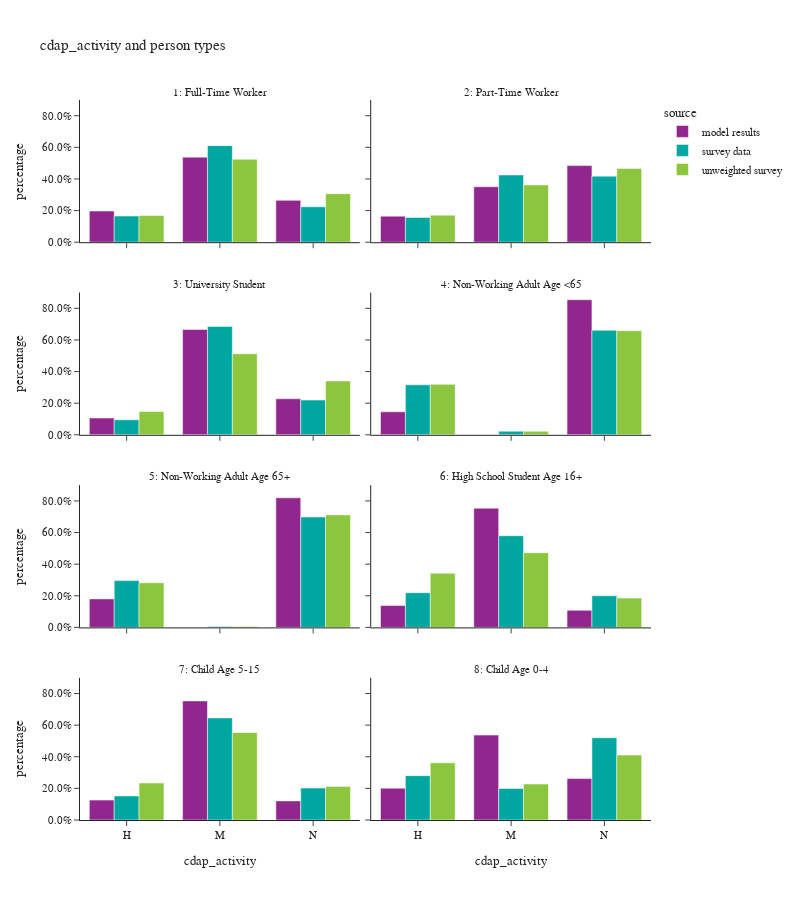

The notebook cell this image was saved under:
### Markdown cell above
# CDAP activity by person type

### Code cell
df_plot = per_data.groupby(['source','ptype_des','cdap_activity'])['person_weight'].sum().reset_index()
df_plot['percentage'] = df_plot.groupby(['source','ptype_des'], group_keys=False)['person_weight'].\
    apply(lambda x: x / float(x.sum()))

fig = px.bar(df_plot, x="cdap_activity", y="percentage", color="source",barmode="group",
                facet_col="ptype_des", facet_col_wrap=2,
                title="cdap_activity and person types")
fig.for_each_annotation(lambda a: a.update(text = a.text.split("=")[-1]))
fig.for_each_yaxis(lambda a: a.update(tickformat = ".1%"))
fig.update_layout(height=900, width=800)
fig.show()

### Figure 1 — Plotly figure (JSON) as saved in the notebook; plotly's stock layout.template omitted (floating-point values rounded to 4 significant figures)
{"data": [{"alignmentgroup": "True", "hovertemplate": "source=model results<br>ptype_des=1: Full-Time Worker<br>cdap_activity=%{x}<br>percentage=%{y}<extra></extra>", "legendgroup": "model results", "marker": {"color": "#91268F", "pattern": {"shape": ""}}, "name": "model results", "offsetgroup": "model results", "orientation": "v", "showlegend": true, "textposition": "auto", "type": "bar", "x": ["H", "M", "N"], "xaxis": "x7", "y": [0.1971, 0.5381, 0.2649], "yaxis": "y7"}, {"alignmentgroup": "True", "hovertemplate": "source=model results<br>ptype_des=2: Part-Time Worker<br>cdap_activity=%{x}<br>percentage=%{y}<extra></extra>", "legendgroup": "model results", "marker": {"color": "#91268F", "pattern": {"shape": ""}}, "name": "model results", "offsetgroup": "model results", "orientation": "v", "showlegend": false, "textposition": "auto", "type": "bar", "x": ["H", "M", "N"], "xaxis": "x8", "y": [0.1646, 0.3509, 0.4845], "yaxis": "y8"}, {"alignmentgroup": "True", "hovertemplate": "source=model results<br>ptype_des=3: University Student<br>cdap_activity=%{x}<br>percentage=%{y}<extra></extra>", "legendgroup": "model results", "marker": {"color": "#91268F", "pattern": {"shape": ""}}, "name": "model results", "offsetgroup": "model results", "orientation": "v", "showlegend": false, "textposition": "auto", "type": "bar", "x": ["H", "M", "N"], "xaxis": "x5", "y": [0.1062, 0.666, 0.2278], "yaxis": "y5"}, {"alignmentgroup": "True", "hovertemplate": "source=model results<br>ptype_des=4: Non-Working Adult Age <65<br>cdap_activity=%{x}<br>percentage=%{y}<extra></extra>", "legendgroup": "model results", "marker": {"color": "#91268F", "pattern": {"shape": ""}}, "name": "model results", "offsetgroup": "model results", "orientation": "v", "showlegend": false, "textposition": "auto", "type": "bar", "x": ["H", "N"], "xaxis": "x6", "y": [0.1455, 0.8545], "yaxis": "y6"}, {"alignmentgroup": "True", "hovertemplate": "source=model results<br>ptype_des=5: Non-Working Adult Age 65+<br>cdap_activity=%{x}<br>percentage=%{y}<extra></extra>", "legendgroup": "model results", "marker": {"color": "#91268F", "pattern": {"shape": ""}}, "name": "model results", "offsetgroup": "model results", "orientation": "v", "showlegend": false, "textposition": "auto", "type": "bar", "x": ["H", "N"], "xaxis": "x3", "y": [0.1804, 0.8196], "yaxis": "y3"}, {"alignmentgroup": "True", "hovertemplate": "source=model results<br>ptype_des=6: High School Student Age 16+<br>cdap_activity=%{x}<br>percentage=%{y}<extra></extra>", "legendgroup": "model results", "marker": {"color": "#91268F", "pattern": {"shape": ""}}, "name": "model results", "offsetgroup": "model results", "orientation": "v", "showlegend": false, "textposition": "auto", "type": "bar", "x": ["H", "M", "N"], "xaxis": "x4", "y": [0.1381, 0.7538, 0.108], "yaxis": "y4"}, {"alignmentgroup": "True", "hovertemplate": "source=model results<br>ptype_des=7: Child Age 5-15<br>cdap_activity=%{x}<br>percentage=%{y}<extra></extra>", "legendgroup": "model results", "marker": {"color": "#91268F", "pattern": {"shape": ""}}, "name": "model results", "offsetgroup": "model results", "orientation": "v", "showlegend": false, "textposition": "auto", "type": "bar", "x": ["H", "M", "N"], "xaxis": "x", "y": [0.1259, 0.7533, 0.1208], "yaxis": "y"}, {"alignmentgroup": "True", "hovertemplate": "source=model results<br>ptype_des=8: Child Age 0-4<br>cdap_activity=%{x}<br>percentage=%{y}<extra></extra>", "legendgroup": "model results", "marker": {"color": "#91268F", "pattern": {"shape": ""}}, "name": "model results", "offsetgroup": "model results", "orientation": "v", "showlegend": false, "textposition": "auto", "type": "bar", "x": ["H", "M", "N"], "xaxis": "x2", "y": [0.2011, 0.5369, 0.262], "yaxis": "y2"}, {"alignmentgroup": "True", "hovertemplate": "source=survey data<br>ptype_des=1: Full-Time Worker<br>cdap_activity=%{x}<br>percentage=%{y}<extra></extra>", "legendgroup": "survey data", "marker": {"color": "#00A7A0", "pattern": {"shape": ""}}, "name": "survey data", "offsetgroup": "survey data", "orientation": "v", "showlegend": true, "textposition": "auto", "type": "bar", "x": ["H", "M", "N"], "xaxis": "x7", "y": [0.1655, 0.6107, 0.2238], "yaxis": "y7"}, {"alignmentgroup": "True", "hovertemplate": "source=survey data<br>ptype_des=2: Part-Time Worker<br>cdap_activity=%{x}<br>percentage=%{y}<extra></extra>", "legendgroup": "survey data", "marker": {"color": "#00A7A0", "pattern": {"shape": ""}}, "name": "survey data", "offsetgroup": "survey data", "orientation": "v", "showlegend": false, "textposition": "auto", "type": "bar", "x": ["H", "M", "N"], "xaxis": "x8", "y": [0.1568, 0.4253, 0.4179], "yaxis": "y8"}, {"alignmentgroup": "True", "hovertemplate": "source=survey data<br>ptype_des=3: University Student<br>cdap_activity=%{x}<br>percentage=%{y}<extra></extra>", "legendgroup": "survey data", "marker": {"color": "#00A7A0", "pattern": {"shape": ""}}, "name": "survey data", "offsetgroup": "survey data", "orientation": "v", "showlegend": false, "textposition": "auto", "type": "bar", "x": ["H", "M", "N"], "xaxis": "x5", "y": [0.09449, 0.6857, 0.2198], "yaxis": "y5"}, {"alignmentgroup": "True", "hovertemplate": "source=survey data<br>ptype_des=4: Non-Working Adult Age <65<br>cdap_activity=%{x}<br>percentage=%{y}<extra></extra>", "legendgroup": "survey data", "marker": {"color": "#00A7A0", "pattern": {"shape": ""}}, "name": "survey data", "offsetgroup": "survey data", "orientation": "v", "showlegend": false, "textposition": "auto", "type": "bar", "x": ["H", "M", "N"], "xaxis": "x6", "y": [0.316, 0.02257, 0.6614], "yaxis": "y6"}, {"alignmentgroup": "True", "hovertemplate": "source=survey data<br>ptype_des=5: Non-Working Adult Age 65+<br>cdap_activity=%{x}<br>percentage=%{y}<extra></extra>", "legendgroup": "survey data", "marker": {"color": "#00A7A0", "pattern": {"shape": ""}}, "name": "survey data", "offsetgroup": "survey data", "orientation": "v", "showlegend": false, "textposition": "auto", "type": "bar", "x": ["H", "M", "N"], "xaxis": "x3", "y": [0.296, 0.0058, 0.6982], "yaxis": "y3"}, {"alignmentgroup": "True", "hovertemplate": "source=survey data<br>ptype_des=6: High School Student Age 16+<br>cdap_activity=%{x}<br>percentage=%{y}<extra></extra>", "legendgroup": "survey data", "marker": {"color": "#00A7A0", "pattern": {"shape": ""}}, "name": "survey data", "offsetgroup": "survey data", "orientation": "v", "showlegend": false, "textposition": "auto", "type": "bar", "x": ["H", "M", "N"], "xaxis": "x4", "y": [0.2198, 0.5799, 0.2003], "yaxis": "y4"}, {"alignmentgroup": "True", "hovertemplate": "source=survey data<br>ptype_des=7: Child Age 5-15<br>cdap_activity=%{x}<br>percentage=%{y}<extra></extra>", "legendgroup": "survey data", "marker": {"color": "#00A7A0", "pattern": {"shape": ""}}, "name": "survey data", "offsetgroup": "survey data", "orientation": "v", "showlegend": false, "textposition": "auto", "type": "bar", "x": ["H", "M", "N"], "xaxis": "x", "y": [0.1523, 0.6457, 0.202], "yaxis": "y"}, {"alignmentgroup": "True", "hovertemplate": "source=survey data<br>ptype_des=8: Child Age 0-4<br>cdap_activity=%{x}<br>percentage=%{y}<extra></extra>", "legendgroup": "survey data", "marker": {"color": "#00A7A0", "pattern": {"shape": ""}}, "name": "survey data", "offsetgroup": "survey data", "orientation": "v", "showlegend": false, "textposition": "auto", "type": "bar", "x": ["H", "M", "N"], "xaxis": "x2", "y": [0.2806, 0.1995, 0.52], "yaxis": "y2"}, {"alignmentgroup": "True", "hovertemplate": "source=unweighted survey<br>ptype_des=1: Full-Time Worker<br>cdap_activity=%{x}<br>percentage=%{y}<extra></extra>", "legendgroup": "unweighted survey", "marker": {"color": "#8CC63E", "pattern": {"shape": ""}}, "name": "unweighted survey", "offsetgroup": "unweighted survey", "orientation": "v", "showlegend": true, "textposition": "auto", "type": "bar", "x": ["H", "M", "N"], "xaxis": "x7", "y": [0.1688, 0.5245, 0.3068], "yaxis": "y7"}, {"alignmentgroup": "True", "hovertemplate": "source=unweighted survey<br>ptype_des=2: Part-Time Worker<br>cdap_activity=%{x}<br>percentage=%{y}<extra></extra>", "legendgroup": "unweighted survey", "marker": {"color": "#8CC63E", "pattern": {"shape": ""}}, "name": "unweighted survey", "offsetgroup": "unweighted survey", "orientation": "v", "showlegend": false, "textposition": "auto", "type": "bar", "x": ["H", "M", "N"], "xaxis": "x8", "y": [0.171, 0.3623, 0.4666], "yaxis": "y8"}, {"alignmentgroup": "True", "hovertemplate": "source=unweighted survey<br>ptype_des=3: University Student<br>cdap_activity=%{x}<br>percentage=%{y}<extra></extra>", "legendgroup": "unweighted survey", "marker": {"color": "#8CC63E", "pattern": {"shape": ""}}, "name": "unweighted survey", "offsetgroup": "unweighted survey", "orientation": "v", "showlegend": false, "textposition": "auto", "type": "bar", "x": ["H", "M", "N"], "xaxis": "x5", "y": [0.1471, 0.5123, 0.3407], "yaxis": "y5"}, {"alignmentgroup": "True", "hovertemplate": "source=unweighted survey<br>ptype_des=4: Non-Working Adult Age <65<br>cdap_activity=%{x}<br>percentage=%{y}<extra></extra>", "legendgroup": "unweighted survey", "marker": {"color": "#8CC63E", "pattern": {"shape": ""}}, "name": "unweighted survey", "offsetgroup": "unweighted survey", "orientation": "v", "showlegend": false, "textposition": "auto", "type": "bar", "x": ["H", "M", "N"], "xaxis": "x6", "y": [0.3193, 0.02207, 0.6586], "yaxis": "y6"}, {"alignmentgroup": "True", "hovertemplate": "source=unweighted survey<br>ptype_des=5: Non-Working Adult Age 65+<br>cdap_activity=%{x}<br>percentage=%{y}<extra></extra>", "legendgroup": "unweighted survey", "marker": {"color": "#8CC63E", "pattern": {"shape": ""}}, "name": "unweighted survey", "offsetgroup": "unweighted survey", "orientation": "v", "showlegend": false, "textposition": "auto", "type": "bar", "x": ["H", "M", "N"], "xaxis": "x3", "y": [0.2819, 0.006293, 0.7118], "yaxis": "y3"}, {"alignmentgroup": "True", "hovertemplate": "source=unweighted survey<br>ptype_des=6: High School Student Age 16+<br>cdap_activity=%{x}<br>percentage=%{y}<extra></extra>", "legendgroup": "unweighted survey", "marker": {"color": "#8CC63E", "pattern": {"shape": ""}}, "name": "unweighted survey", "offsetgroup": "unweighted survey", "orientation": "v", "showlegend": false, "textposition": "auto", "type": "bar", "x": ["H", "M", "N"], "xaxis": "x4", "y": [0.3426, 0.4722, 0.1852], "yaxis": "y4"}, {"alignmentgroup": "True", "hovertemplate": "source=unweighted survey<br>ptype_des=7: Child Age 5-15<br>cdap_activity=%{x}<br>percentage=%{y}<extra></extra>", "legendgroup": "unweighted survey", "marker": {"color": "#8CC63E", "pattern": {"shape": ""}}, "name": "unweighted survey", "offsetgroup": "unweighted survey", "orientation": "v", "showlegend": false, "textposition": "auto", "type": "bar", "x": ["H", "M", "N"], "xaxis": "x", "y": [0.2339, 0.5536, 0.2124], "yaxis": "y"}, {"alignmentgroup": "True", "hovertemplate": "source=unweighted survey<br>ptype_des=8: Child Age 0-4<br>cdap_activity=%{x}<br>percentage=%{y}<extra></extra>", "legendgroup": "unweighted survey", "marker": {"color": "#8CC63E", "pattern": {"shape": ""}}, "name": "unweighted survey", "offsetgroup": "unweighted survey", "orientation": "v", "showlegend": false, "textposition": "auto", "type": "bar", "x": ["H", "M", "N"], "xaxis": "x2", "y": [0.3619, 0.2276, 0.4105], "yaxis": "y2"}], "layout": {"annotations": [{"font": {}, "showarrow": false, "text": "7: Child Age 5-15", "x": 0.245, "xanchor": "center", "xref": "paper", "y": 0.1975, "yanchor": "bottom", "yref": "paper"}, {"font": {}, "showarrow": false, "text": "8: Child Age 0-4", "x": 0.755, "xanchor": "center", "xref": "paper", "y": 0.1975, "yanchor": "bottom", "yref": "paper"}, {"font": {}, "showarrow": false, "text": "5: Non-Working Adult Age 65+", "x": 0.245, "xanchor": "center", "xref": "paper", "y": 0.465, "yanchor": "bottom", "yref": "paper"}, {"font": {}, "showarrow": false, "text": "6: High School Student Age 16+", "x": 0.755, "xanchor": "center", "xref": "paper", "y": 0.465, "yanchor": "bottom", "yref": "paper"}, {"font": {}, "showarrow": false, "text": "3: University Student", "x": 0.245, "xanchor": "center", "xref": "paper", "y": 0.7325, "yanchor": "bottom", "yref": "paper"}, {"font": {}, "showarrow": false, "text": "4: Non-Working Adult Age <65", "x": 0.755, "xanchor": "center", "xref": "paper", "y": 0.7325, "yanchor": "bottom", "yref": "paper"}, {"font": {}, "showarrow": false, "text": "1: Full-Time Worker", "x": 0.245, "xanchor": "center", "xref": "paper", "y": 1.0, "yanchor": "bottom", "yref": "paper"}, {"font": {}, "showarrow": false, "text": "2: Part-Time Worker", "x": 0.755, "xanchor": "center", "xref": "paper", "y": 1.0, "yanchor": "bottom", "yref": "paper"}], "barmode": "group", "height": 900, "legend": {"title": {"text": "source"}, "tracegroupgap": 0}, "title": {"text": "cdap_activity and person types"}, "width": 800, "xaxis": {"anchor": "y", "domain": [0.0, 0.49], "title": {"text": "cdap_activity"}}, "xaxis2": {"anchor": "y2", "domain": [0.51, 1.0], "matches": "x", "title": {"text": "cdap_activity"}}, "xaxis3": {"anchor": "y3", "domain": [0.0, 0.49], "matches": "x", "showticklabels": false}, "xaxis4": {"anchor": "y4", "domain": [0.51, 1.0], "matches": "x", "showticklabels": false}, "xaxis5": {"anchor": "y5", "domain": [0.0, 0.49], "matches": "x", "showticklabels": false}, "xaxis6": {"anchor": "y6", "domain": [0.51, 1.0], "matches": "x", "showticklabels": false}, "xaxis7": {"anchor": "y7", "domain": [0.0, 0.49], "matches": "x", "showticklabels": false}, "xaxis8": {"anchor": "y8", "domain": [0.51, 1.0], "matches": "x", "showticklabels": false}, "yaxis": {"anchor": "x", "domain": [0.0, 0.1975], "tickformat": ".1%", "title": {"text": "percentage"}}, "yaxis2": {"anchor": "x2", "domain": [0.0, 0.1975], "matches": "y", "showticklabels": false, "tickformat": ".1%"}, "yaxis3": {"anchor": "x3", "domain": [0.2675, 0.465], "matches": "y", "tickformat": ".1%", "title": {"text": "percentage"}}, "yaxis4": {"anchor": "x4", "domain": [0.2675, 0.465], "matches": "y", "showticklabels": false, "tickformat": ".1%"}, "yaxis5": {"anchor": "x5", "domain": [0.535, 0.7325], "matches": "y", "tickformat": ".1%", "title": {"text": "percentage"}}, "yaxis6": {"anchor": "x6", "domain": [0.535, 0.7325], "matches": "y", "showticklabels": false, "tickformat": ".1%"}, "yaxis7": {"anchor": "x7", "domain": [0.8025, 1.0], "matches": "y", "tickformat": ".1%", "title": {"text": "percentage"}}, "yaxis8": {"anchor": "x8", "domain": [0.8025, 1.0], "matches": "y", "showticklabels": false, "tickformat": ".1%"}}}
